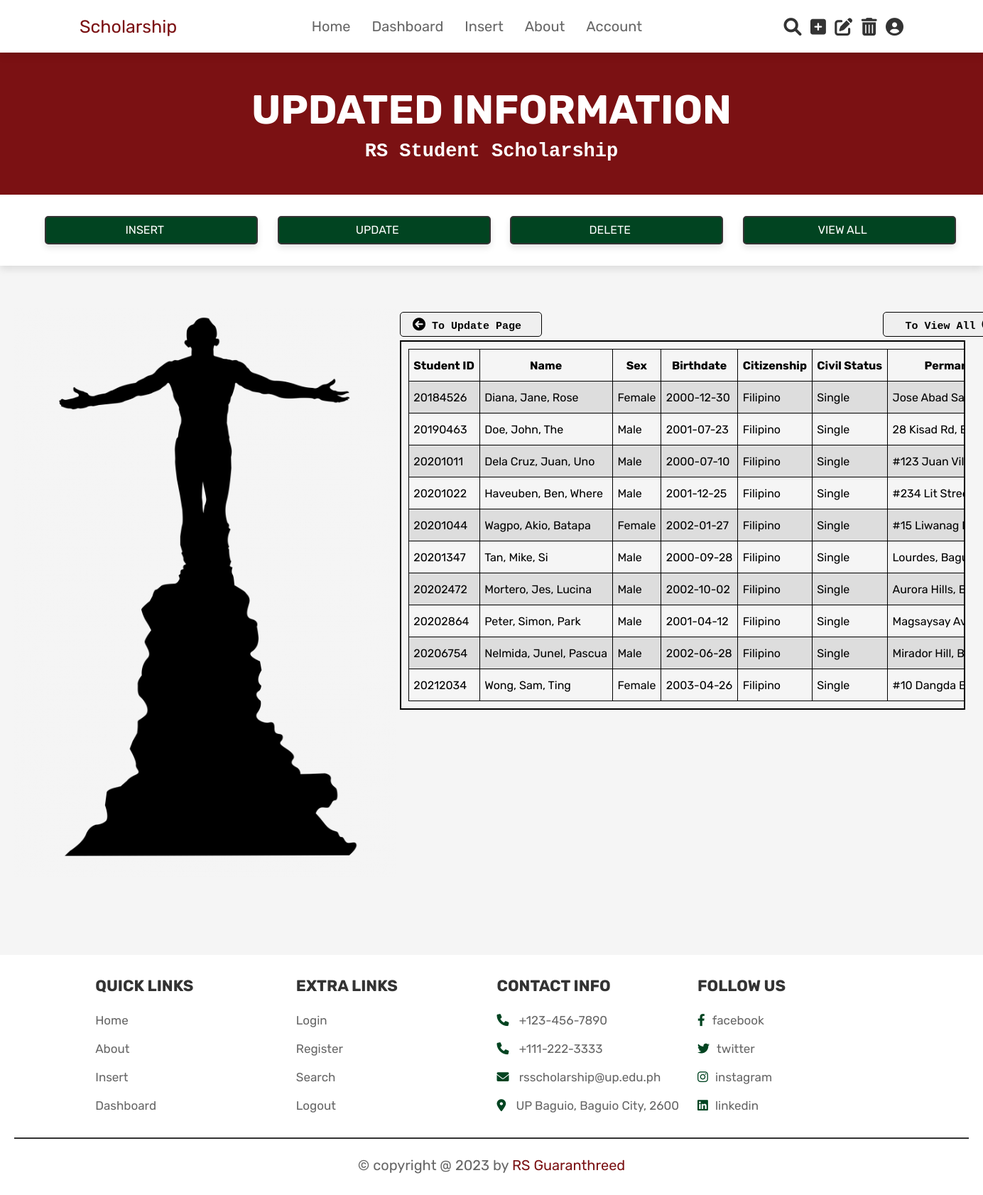
Page /updated-basic-info.php (signed in) on the committed database.
### tables this page shows
CREATE TABLE `scholar_basic_info` (
  `Student_ID` int(10) NOT NULL,
  `last_name` varchar(30) NOT NULL,
  `given_name` varchar(30) NOT NULL,
  `middle_name` varchar(30) NOT NULL,
  `sex` varchar(10) NOT NULL,
  `birthdate` date NOT NULL,
  `citizenship` varchar(30) NOT NULL,
  `civil_status` varchar(30) NOT NULL,
  `permanent_address` varchar(100) NOT NULL,
  `present_address` varchar(100) NOT NULL,
  `email_address` varchar(100) NOT NULL,
  `mobile_number` varchar(11) NOT NULL
);

### updated-basic-info.php (the view, shortened to what this page needs)
<?php
@include 'config.php';
$query = mysqli_query($conn, "SELECT * FROM `scholar_basic_info`");
?>
<!DOCTYPE html>
<html lang="en">
<head>
   <link rel="stylesheet" href="https://cdnjs.cloudflare.com/ajax/libs/font-awesome/6.0.0/css/all.min.css">
   <link rel="stylesheet" href="css/home_style.css">
</head>
<body>
    <?php @include 'header.php'; ?>
    <section class="heading">
    <h3>updated information</h3 >
    <h4>RS Student Scholarship</h4>
    </section>
    <section class="function">
        <div class="function-bar">
                <div class="funbar"><a  class="function-box" href="insert.php">INSERT</a></div>
                <div class="funbar"><a  class="function-box" href="update-page.php">UPDATE</a></div>
                <div class="funbar"><a  class="function-box" href="delete.php">DELETE</a></div>
                <div class="funbar"><a  class="function-box" href="view-page.php">VIEW ALL</a></div>
        </div>
    </section>
    <section class="update-content">
    <div class="update-container">
        <div class="update-left">
            <img class="up" src="images/oblation.png"/>
        </div>
        <div class="update-right">
        <div class="right-left">
            <button type="button" class="button2" onclick = "cancel()"><i class="fa fa-arrow-circle-left" style="font-size:18px"></i>  To Update Page</button>
        </div>
        <div class="right-right">
            <button type="button" class="button2" onclick = "view()">To View All  <i class="fa fa-arrow-circle-right" style="font-size:18px"></i></button>
        </div>
        <section class ="view-all1">
                <div class="scrollmenu1">
                <table class ="view1">
                    <tr>
                        <th>Student ID</th>
                        <th>Name</th>
                        <th>Sex</th>
                        <th>Birthdate</th>
                        <th>Citizenship</th>
                        <th>Civil Status</th>
                        <th>Permanent Address</th>
                    </tr>
                <?php while($rows = $query ->fetch_assoc()){
                ?>
                    <tr>
                        <td><?php echo $rows['Student_ID'];?></td>
                        <td><?php echo $rows['last_name'].", ". $rows['given_name'].", ". $rows['middle_name'];?></td>
                        <td><?php echo $rows['sex'];?></td>
                        <td><?php echo $rows['birthdate'];?></td>
                        <td><?php echo $rows['citizenship'];?></td>
                        <td><?php echo $rows['civil_status'];?></td>
                        <td><?php echo $rows['permanent_address'];?></td>
                    </tr>
                <?php
                }
                ?>
                </table>
                </div>
                </section>
        </div>
    </div>
    </section>
    <?php @include 'footer.php'; ?>
</body>
</html>

### header.php (shortened to what this page needs)
<!DOCTYPE html>
<html lang="en">
<head>
   <link rel="stylesheet" href="https://cdnjs.cloudflare.com/ajax/libs/font-awesome/6.0.0/css/all.min.css">
   <link rel="stylesheet" href="css/home_style.css">
</head>
<header class ="header">
    <div class ="flex">
        <a href ="home.php" class="logo">Scholarship</a>
        <nav class ="navbar">
            <ul>
                <li><a href="home.php">home</a></li>
                <li><a href="dashboard.php">dashboard</a></li>
                <li><a href="insert.php">insert</a></li>
                <li><a href="about.php">about</a></li>
                <li><a href="#">account</a>
                </li>
            </ul>
        </nav>
        <div class="icons">
            <a href="search.php" class="fas fa-search"></a>
            <a href="insert.php" class="fas fa-plus-square"></a>
            <a href="update-page.php" class="fas fa-edit"></a>
            <a href="delete.php" class="fas fa-trash-alt"></a>
            <div id="user-btn" class="fas fa-user-circle"></div>
        </div>
    </div>
</header>
</html>

### footer.php (shortened to what this page needs)
<!DOCTYPE html>
<html lang="en">
<head>
   <link rel="stylesheet" href="https://cdnjs.cloudflare.com/ajax/libs/font-awesome/6.0.0/css/all.min.css">
   <link rel="stylesheet" href="css/home_style.css">
</head>
<section class="footer">
    <div class="box-container">
        <div class="boxer">
            <h3>quick links</h3>
            <a href="home.php">Home</a>
            <a href="about.php">About</a>
            <a href="insert.php">Insert</a>
            <a href="dashboard.php">Dashboard</a>
        </div>
        <div class="boxer">
            <h3>extra links</h3>
            <a href="login.php">Login</a>
            <a href="register.php">Register</a>
            <a href="search.php">Search</a>
            <a href="logout.php">Logout</a>
        </div>
        <div class="boxer">
            <h3>contact info</h3>
            <p> <i class="fas fa-phone"></i> +123-456-7890 </p>
            <p> <i class="fas fa-phone"></i> +111-222-3333 </p>
            <p> <i class="fas fa-envelope"></i> rsscholarship@up.edu.ph </p>
            <p> <i class="fas fa-map-marker-alt"></i> UP Baguio, Baguio City, 2600 </p>
        </div>
        <div class="boxer">
            <h3>follow us</h3>
            <a href="#"><i class="fab fa-facebook-f"></i>facebook</a>
            <a href="#"><i class="fab fa-twitter"></i>twitter</a>
            <a href="#"><i class="fab fa-instagram"></i>instagram</a>
            <a href="#"><i class="fab fa-linkedin"></i>linkedin</a>
        </div>
    </div>
    <div class="credit">&copy; copyright @ <?php echo date('Y'); ?> by <span>RS Guaranthreed</span> </div>
</section>
</html>

### rows in the picture
scholar_basic_info: Student_ID "20184526", last_name "Diana", given_name "Jane", middle_name "Rose", sex "Female", birthdate "2000-12-30", citizenship "Filipino", civil_status "Single", permanent_address "Jose Abad…"
scholar_basic_info: Student_ID "20190463", last_name "Doe", given_name "John", middle_name "The", sex "Male", birthdate "2001-07-23", citizenship "Filipino", civil_status "Single", permanent_address "28 Kisad Rd,…"
scholar_basic_info: Student_ID "20201011", last_name "Dela Cruz", given_name "Juan", middle_name "Uno", sex "Male", birthdate "2000-07-10", citizenship "Filipino", civil_status "Single", permanent_address "#123 Juan…"
scholar_basic_info: Student_ID "20201022", last_name "Haveuben", given_name "Ben", middle_name "Where", sex "Male", birthdate "2001-12-25", citizenship "Filipino", civil_status "Single", permanent_address "#234 Lit…"
scholar_basic_info: Student_ID "20201044", last_name "Wagpo", given_name "Akio", middle_name "Batapa", sex "Female", birthdate "2002-01-27", citizenship "Filipino", civil_status "Single", permanent_address "#15 Liwanag…"
scholar_basic_info: Student_ID "20201347", last_name "Tan", given_name "Mike", middle_name "Si", sex "Male", birthdate "2000-09-28", citizenship "Filipino", civil_status "Single", permanent_address "Lourdes,…"
scholar_basic_info: Student_ID "20202472", last_name "Mortero", given_name "Jes", middle_name "Lucina", sex "Male", birthdate "2002-10-02", citizenship "Filipino", civil_status "Single", permanent_address "Aurora Hills,…"
scholar_basic_info: Student_ID "20202864", last_name "Peter", given_name "Simon", middle_name "Park", sex "Male", birthdate "2001-04-12", citizenship "Filipino", civil_status "Single", permanent_address "Magsaysay…"
scholar_basic_info: Student_ID "20206754", last_name "Nelmida", given_name "Junel", middle_name "Pascua", sex "Male", birthdate "2002-06-28", citizenship "Filipino", civil_status "Single", permanent_address "Mirador Hill,…"
scholar_basic_info: Student_ID "20212034", last_name "Wong", given_name "Sam", middle_name "Ting", sex "Female", birthdate "2003-04-26", citizenship "Filipino", civil_status "Single", permanent_address "#10 Dangda…"
